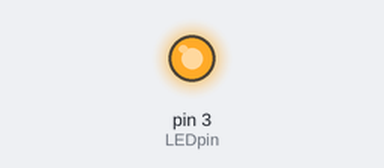
This sketch was run on a simulated Arduino Uno, built with avr-gcc and run on an emulated ATmega328P. On the bench: output pins drawn as LEDs (lit = HIGH). What the sketch prints to the serial monitor is not drawn.

Above: at 0.5 s.
At 17.9 s:
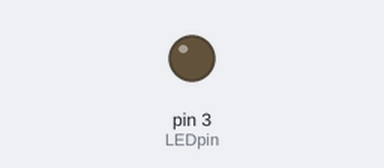
Timing chart, 0 to 25.8 s (numbered marks = the images above):
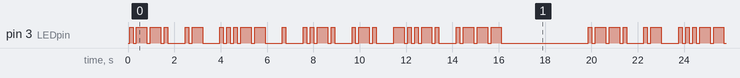

Measured:
- by itself, pin 3 (LEDpin): moves between LOW and HIGH, repeating every 19.8 s
- by itself, everything shown: repeats every 19.8 s, in 56 steps

The sketch:

sketch_sep28a.ino
```cpp
//
// Tested by Michel PE1MR and Erwin PA3EFR (January 2025)
//
//
// Simple Arduino Morse Beacon
// Written by Mark VandeWettering K6HX
// Email: k6hx@arrl.net
//
// This code is so trivial that I'm releasing it completely without
// restrictions.  If you find it useful, it would be nice if you dropped
// me an email, maybe plugged my blog @ https://brainwagon.org or included
// a brief acknowledgement in whatever derivative you create, but that's
// just a courtesy.  Feel free to do whatever.
//


struct t_mtab { char c, pat; } ;

struct t_mtab morsetab[] = {
    {'.', 106},
  {',', 115},
  {'?', 76},
  {'/', 41},
  {'A', 6},
  {'B', 17},
  {'C', 21},
  {'D', 9},
  {'E', 2},
  {'F', 20},
  {'G', 11},
  {'H', 16},
  {'I', 4},
  {'J', 30},
  {'K', 13},
  {'L', 18},
  {'M', 7},
  {'N', 5},
  {'O', 15},
  {'P', 22},
  {'Q', 27},
  {'R', 10},
  {'S', 8},
  {'T', 3},
  {'U', 12},
  {'V', 24},
  {'W', 14},
  {'X', 25},
  {'Y', 29},
  {'Z', 19},
  {'1', 62},
  {'2', 60},
  {'3', 56},
  {'4', 48},
  {'5', 32},
  {'6', 33},
  {'7', 35},
  {'8', 39},
  {'9', 47},
  {'0', 63}
} ;

#define N_MORSE  (sizeof(morsetab)/sizeof(morsetab[0]))

#define SPEED  (8)
#define DOTLEN  (1200/SPEED)
#define DASHLEN  (3*(1200/SPEED))

const int LEDpin = 3;    // the pin that the LED is attached to


void
dash()
{
  digitalWrite(LEDpin, HIGH) ;
  delay(DASHLEN);
  digitalWrite(LEDpin, LOW) ;
  delay(DOTLEN) ;
}

void
dit()
{
  digitalWrite(LEDpin, HIGH) ;
  delay(DOTLEN);
  digitalWrite(LEDpin, LOW) ;
  delay(DOTLEN);
}

void
send(char c)
{
  int i ;
  if (c == ' ') {
    Serial.print(c) ;
    delay(7*DOTLEN) ;
    return ;
  }
  for (i=0; i<N_MORSE; i++) {
    if (morsetab[i].c == c) {
      unsigned char p = morsetab[i].pat ;
      Serial.print(morsetab[i].c) ;

      while (p != 1) {
          if (p & 1)
            dash() ;
          else
            dit() ;
          p = p / 2 ;
      }
      delay(4*DOTLEN) ;
      return ;
    }
  }
  /* if we drop off the end, then we send a space */
  Serial.print("?") ;
}

void
sendmsg(char *str)
{
  while (*str)
    send(*str++) ;
  Serial.println("");
}

void setup() {
  pinMode(LEDpin, OUTPUT) ;
  digitalWrite(LEDpin, LOW) ;
  Serial.begin(9600) ;
  Serial.println("Simple Arduino Morse Beacon v0.0") ;
  Serial.println("Written by Mark VandeWettering <k6hx@arrl.net>") ;
  Serial.println("Check out my blog @ https://brainwagon.org") ;
  Serial.println("") ;
}

void loop() {
  sendmsg("PA3EFR/J") ;
  delay(3000) ;
}
```
